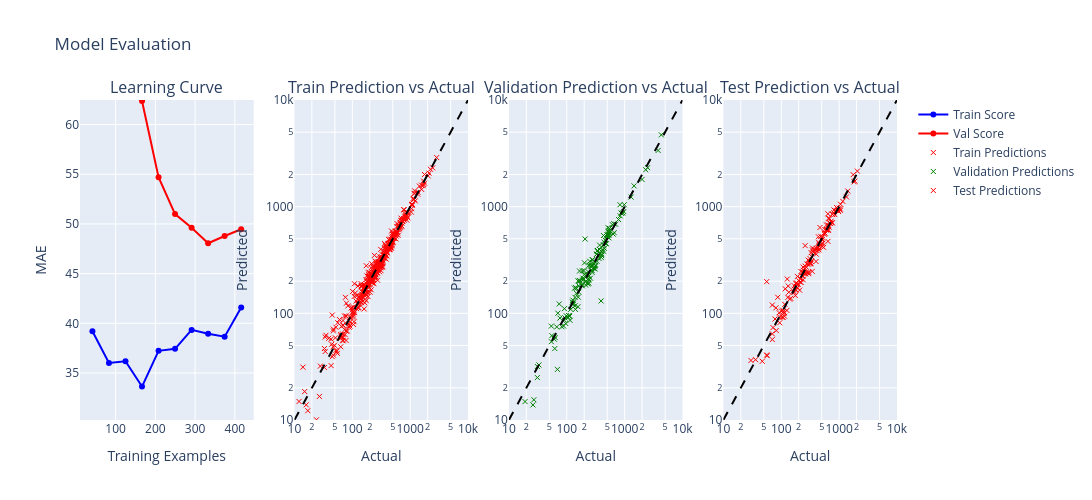

Notebook cell for this chart:
### Code cell
plotting_pred_vs_actual_LC(model_router, X_train_run[selected_features_1011], y_train_run, X_val_run[selected_features_1011], y_val_run, X_test_run[selected_features_1011], y_test_run)

### Figure 1 — Plotly figure (JSON) as saved in the notebook; plotly's stock layout.template omitted (floating-point values rounded to 4 significant figures; data arrays with more than 128 entries replaced by an {"elided": "..."} marker saying what was removed)
{"data": [{"hovertemplate": "Size: %{x:.0f}<br>MAE: %{y:.0f}s<extra></extra>", "line": {"color": "blue"}, "mode": "lines+markers", "name": "Train Score", "type": "scatter", "x": [41.6, 83.2, 124.8, 166.4, 208.0, 249.6, 291.2, 332.8, 374.4, 416.0], "xaxis": "x", "y": [39.21, 36.02, 36.18, 33.63, 37.23, 37.43, 39.34, 38.94, 38.66, 41.58], "yaxis": "y"}, {"hovertemplate": "Size: %{x:.0f}<br>MAE: %{y:.0f}s<extra></extra>", "line": {"color": "red"}, "mode": "lines+markers", "name": "Val Score", "type": "scatter", "x": [41.6, 83.2, 124.8, 166.4, 208.0, 249.6, 291.2, 332.8, 374.4, 416.0], "xaxis": "x", "y": [110.6, 92.71, 69.65, 62.37, 54.71, 50.99, 49.61, 48.05, 48.78, 49.47], "yaxis": "y"}, {"customdata": {"elided": "416 int values"}, "hovertemplate": "<b>Segment ID:</b> %{text}<br><b>Actual:</b> %{x:.0f}s<br><b>Predicted:</b> %{y:.0f}s<extra></extra>", "marker": {"line": {"color": "red", "width": 1}, "size": 5, "symbol": "x-thin"}, "mode": "markers", "name": "Train Predictions", "text": {"elided": "416 float values"}, "type": "scatter", "x": {"elided": "416 int values"}, "xaxis": "x2", "y": {"elided": "416 float values"}, "yaxis": "y2"}, {"line": {"color": "black", "dash": "dash"}, "mode": "lines", "showlegend": false, "type": "scatter", "x": [10, 10000], "xaxis": "x2", "y": [10, 10000], "yaxis": "y2"}, {"customdata": {"elided": "149 int values"}, "hovertemplate": "<b>Segment ID:</b> %{text}<br><b>Actual:</b> %{x:.0f}s<br><b>Predicted:</b> %{y:.0f}s<extra></extra>", "marker": {"line": {"color": "green", "width": 1}, "size": 5, "symbol": "x-thin"}, "mode": "markers", "name": "Validation Predictions", "text": {"elided": "149 float values"}, "type": "scatter", "x": {"elided": "149 int values"}, "xaxis": "x3", "y": {"elided": "149 float values"}, "yaxis": "y3"}, {"line": {"color": "black", "dash": "dash"}, "mode": "lines", "showlegend": false, "type": "scatter", "x": [10, 10000], "xaxis": "x3", "y": [10, 10000], "yaxis": "y3"}, {"customdata": {"elided": "148 int values"}, "hovertemplate": "<b>Segment ID:</b> %{text}<br><b>Actual:</b> %{x:.0f}s<br><b>Predicted:</b> %{y:.0f}s<extra></extra>", "marker": {"line": {"color": "red", "width": 1}, "size": 5, "symbol": "x-thin"}, "mode": "markers", "name": "Test Predictions", "text": {"elided": "148 float values"}, "type": "scatter", "x": {"elided": "148 int values"}, "xaxis": "x4", "y": {"elided": "148 float values"}, "yaxis": "y4"}, {"line": {"color": "black", "dash": "dash"}, "mode": "lines", "showlegend": false, "type": "scatter", "x": [10, 10000], "xaxis": "x4", "y": [10, 10000], "yaxis": "y4"}], "layout": {"annotations": [{"font": {"size": 16}, "showarrow": false, "text": "Learning Curve", "x": 0.1062, "xanchor": "center", "xref": "paper", "y": 1, "yanchor": "bottom", "yref": "paper"}, {"font": {"size": 16}, "showarrow": false, "text": "Train Prediction vs Actual", "x": 0.3688, "xanchor": "center", "xref": "paper", "y": 1, "yanchor": "bottom", "yref": "paper"}, {"font": {"size": 16}, "showarrow": false, "text": "Validation Prediction vs Actual", "x": 0.6313, "xanchor": "center", "xref": "paper", "y": 1, "yanchor": "bottom", "yref": "paper"}, {"font": {"size": 16}, "showarrow": false, "text": "Test Prediction vs Actual", "x": 0.8938, "xanchor": "center", "xref": "paper", "y": 1, "yanchor": "bottom", "yref": "paper"}], "height": 500, "hovermode": "closest", "title": {"text": "Model Evaluation"}, "width": 1400, "xaxis": {"anchor": "y", "domain": [0, 0.2125], "title": {"text": "Training Examples"}}, "xaxis2": {"anchor": "y2", "domain": [0.2625, 0.475], "range": [1, 4], "title": {"text": "Actual"}, "type": "log"}, "xaxis3": {"anchor": "y3", "domain": [0.525, 0.7375], "range": [1, 4], "title": {"text": "Actual"}, "type": "log"}, "xaxis4": {"anchor": "y4", "domain": [0.7875, 1], "range": [1, 4], "title": {"text": "Actual"}, "type": "log"}, "yaxis": {"anchor": "x", "domain": [0, 1], "range": [30.27, 62.47], "title": {"text": "MAE"}}, "yaxis2": {"anchor": "x2", "domain": [0, 1], "range": [1, 4], "title": {"text": "Predicted"}, "type": "log"}, "yaxis3": {"anchor": "x3", "domain": [0, 1], "range": [1, 4], "title": {"text": "Predicted"}, "type": "log"}, "yaxis4": {"anchor": "x4", "domain": [0, 1], "range": [1, 4], "title": {"text": "Predicted"}, "type": "log"}}}
